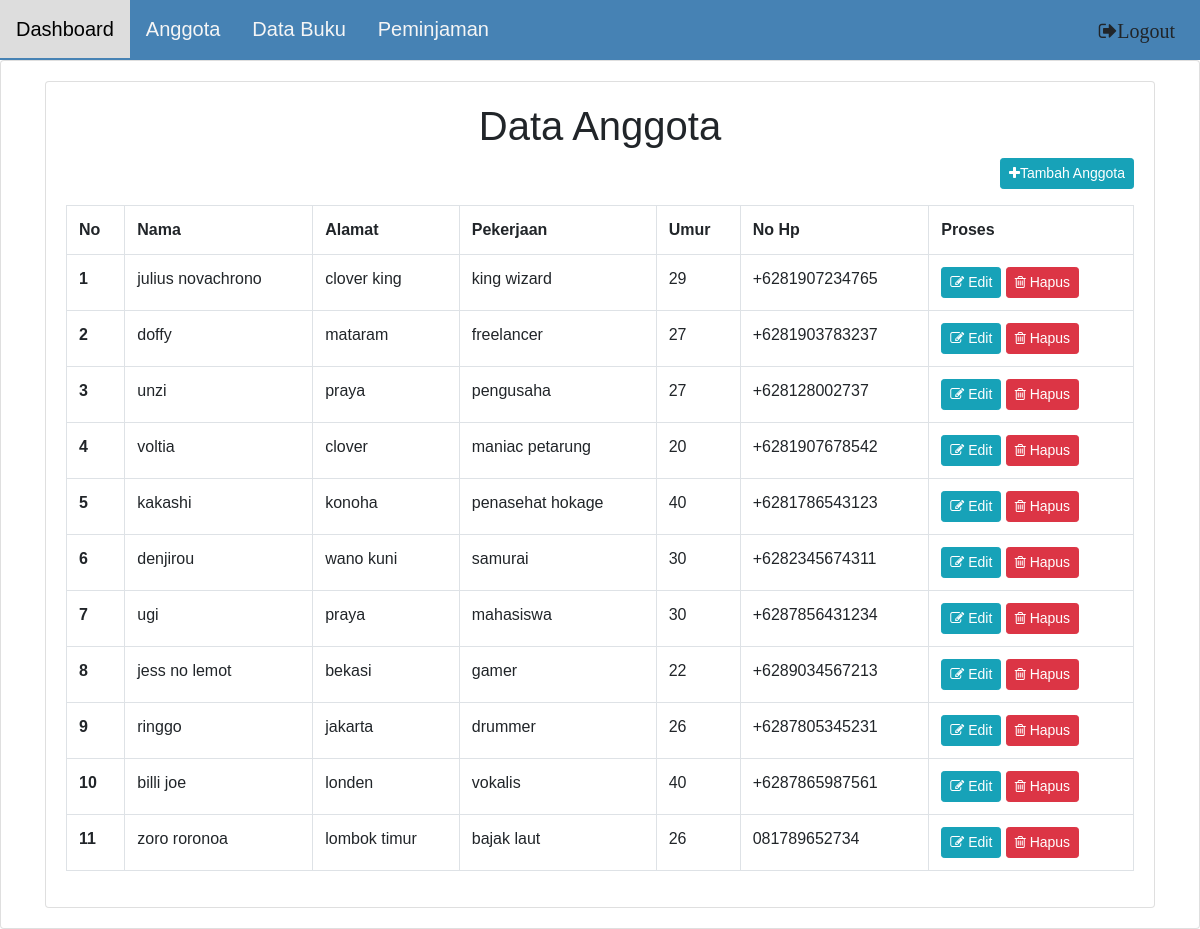
The app's page /anggota/ (signed in) with its own data.
### perpusapp/models.py (models this page shows, shortened)
class Anggota(models.Model):
    nama = models.CharField(max_length=100, blank=False, null=False)
    alamat = models.CharField(max_length=100, blank=False, null=False)
    pekerjaan = models.CharField(max_length=100, blank=True, null=True)
    umur = models.PositiveIntegerField()
    no_hp = models.CharField( unique=True, max_length=12)

### perpusapp/views.py (the view)
@login_required
def data_anggota(request):
    anggotas = Anggota.objects.all()
    return render (request, 'perpus/anggota.html', {'anggotaaa':anggotas})

### templates/perpus/anggota.html
{% extends "perpus/base.html" %}
{% block content %}
<div class="card card-body">
    <h1 style="text-align: center;">Data Anggota</h1>
    <p style="float: right;">
    <a href="{% url 'tambah_anggota' %}" class="btn btn-default btn-sm btn-info" style="width: fit-content; float: right;"> <i class="fa fa-plus"></i>Tambah Anggota</a>
    </p>
    <table class="table  table-bordered table-hover">
        <tr>
            <th>No</th>
            <th>Nama</th>
            <th>Alamat</th>
            <th>Pekerjaan</th>
            <th>Umur</th>
            <th>No Hp</th>
            <th>Proses</th>
        </tr>
        {% for k in anggotaaa  %}
        <tr>
            <th>{{forloop.counter}}</th>
            <td>{{k.nama}}</td>
            <td>{{k.alamat}}</td>
            <td>{{k.pekerjaan}}</td>
            <td>{{k.umur}}</td>
            <td>{{k.no_hp}}</td>
            <td>
                <a href="{% url 'edit_anggota' k.id %}" class="btn btn-sm btn-info" onclick="return confirm('edit anggota?')"><i class="fa fa-pencil-square-o"></i> Edit</a>
                <a href="{% url 'hapus_anggota' k.id %}" class="btn btn-sm btn-danger" onclick="return confirm('hapus anggota?')"><i class="fa fa-trash-o"></i> Hapus</a>
            </td>
        </tr>
        {% endfor %}
    </table>
</div>
{% endblock content %}

### templates/perpus/base.html (style rules this page uses)
body { margin: 0; font-family: Arial, Helvetica, sans-serif; }

### records on screen
Anggota: nama "julius novachrono", alamat "clover king", pekerjaan "king wizard", umur "29", no_hp "+6281907234765"
Anggota: nama "doffy", alamat "mataram", pekerjaan "freelancer", umur "27", no_hp "+6281903783237"
Anggota: nama "unzi", alamat "praya", pekerjaan "pengusaha", umur "27", no_hp "+628128002737"
Anggota: nama "voltia", alamat "clover", pekerjaan "maniac petarung", umur "20", no_hp "+6281907678542"
Anggota: nama "kakashi", alamat "konoha", pekerjaan "penasehat hokage", umur "40", no_hp "+6281786543123"
Anggota: nama "denjirou", alamat "wano kuni", pekerjaan "samurai", umur "30", no_hp "+6282345674311"
Anggota: nama "ugi", alamat "praya", pekerjaan "mahasiswa", umur "30", no_hp "+6287856431234"
Anggota: nama "jess no lemot", alamat "bekasi", pekerjaan "gamer", umur "22", no_hp "+6289034567213"
Anggota: nama "ringgo", alamat "jakarta", pekerjaan "drummer", umur "26", no_hp "+6287805345231"
Anggota: nama "billi joe", alamat "londen", pekerjaan "vokalis", umur "40", no_hp "+6287865987561"
Anggota: nama "zoro roronoa", alamat "lombok timur", pekerjaan "bajak laut", umur "26", no_hp "081789652734"
